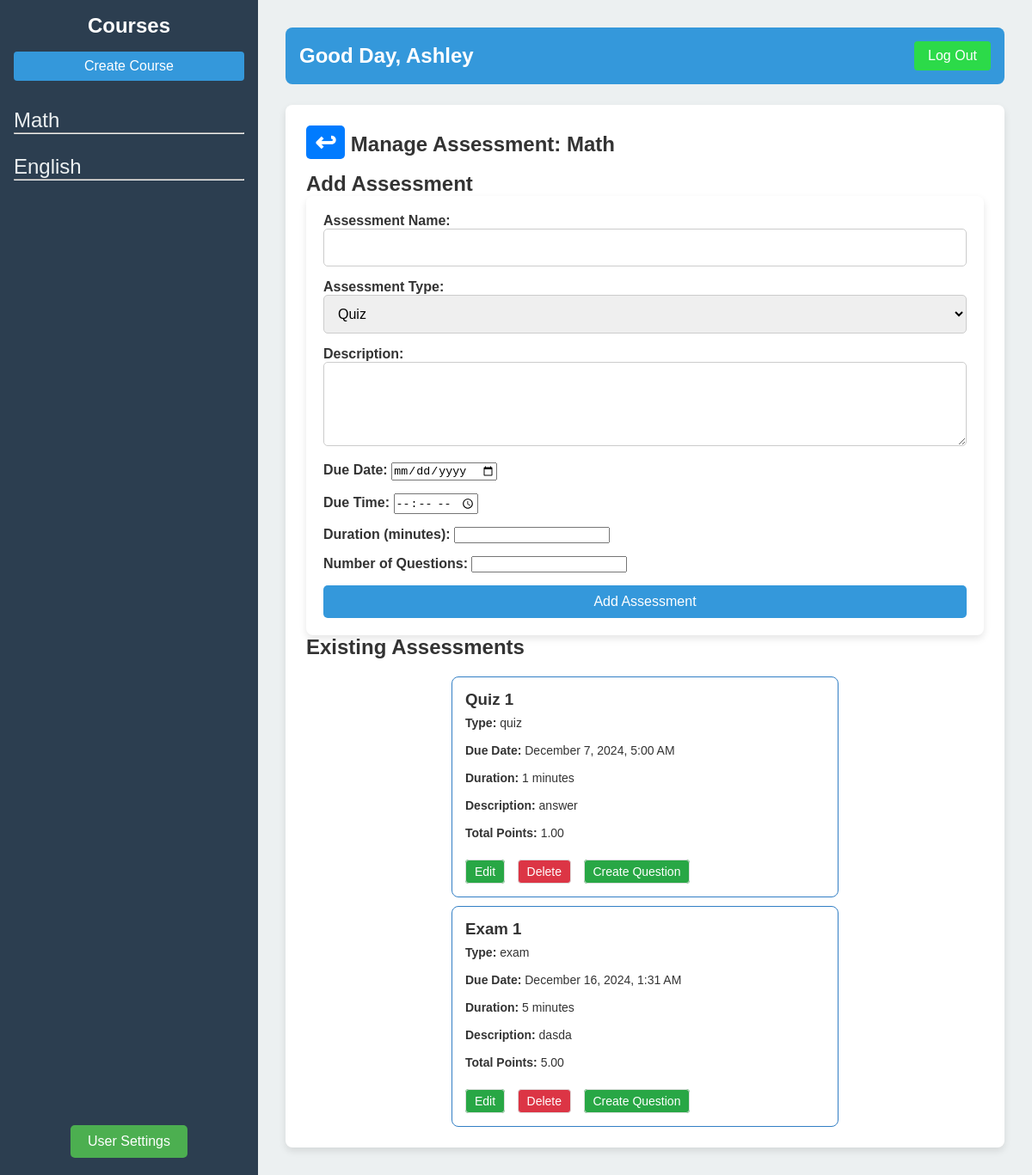
Page /Dashboard/Teacher Dash/Functionalities/Assessment/create_assessment.php?course_id=1 (signed in) on the committed database.
### tables this page shows
CREATE TABLE `courses` (
  `course_id` int(11) NOT NULL,
  `course_name` varchar(100) NOT NULL,
  `teacher_id` int(11) NOT NULL,
  `assignment_weight` decimal(5,2) NOT NULL,
  `quiz_weight` decimal(5,2) NOT NULL,
  `exam_weight` decimal(5,2) NOT NULL
);

CREATE TABLE `users` (
  `user_id` int(11) NOT NULL,
  `first_name` varchar(50) NOT NULL,
  `last_name` varchar(50) NOT NULL,
  `username` varchar(50) NOT NULL,
  `email` varchar(255) NOT NULL,
  `password` varchar(255) NOT NULL,
  `role` enum('teacher','student') NOT NULL,
  `created_at` timestamp NOT NULL DEFAULT current_timestamp(),
  `reset_code` varchar(6) DEFAULT NULL,
  `reset_expiry` datetime DEFAULT NULL
);

CREATE TABLE `assessments` (
  `assessment_id` int(11) NOT NULL,
  `course_id` int(11) NOT NULL,
  `assessment_name` varchar(255) NOT NULL,
  `assessment_type` enum('quiz','exam') NOT NULL,
  `description` text DEFAULT NULL,
  `due_date` datetime NOT NULL,
  `duration_minutes` int(11) NOT NULL,
  `total_points` decimal(5,2) DEFAULT NULL,
  `upload_date` timestamp NOT NULL DEFAULT current_timestamp(),
  `question_count` int(11) NOT NULL
);

### db.php (called while the page is built, shortened)
<?php
class Database{
    private $host = 'localhost';
    private $db_name = 'lms';
    private $username = 'root';
    private $password = '';
    public $conn;
    public function __construct() {
        $this->conn = new mysqli($this->host, $this->username, $this->password, $this->db_name);
    }
    public function getConnection(){
        return $this->conn;
    }
}
?>

### Dashboard/Classes/Dashboard.php (called while the page is built, shortened)
<?php
require_once 'crud.php';
class Dashboard
{
    private $crud;
    public function __construct()
    {
        $this->database = new Database();
        $this->conn =  $this->database->getConnection();
        $this->crud = new Crud($this->conn);
    }
    public function getUsername($user_id)
    {
        return $this->crud->readSingleRow(
            'SELECT first_name FROM users WHERE user_id = ?',
            [$user_id],
            'i'
        )['first_name'];
    }
    public function getCourses($teacher_id)
    {
        return $this->crud->readAllRows(
            'SELECT * FROM courses WHERE teacher_id = ?',
            [$teacher_id],
            'i'
        );
    }
    public function getCourseDetails($course_id)
    {
        return $this->crud->readAllRows(
            'SELECT * FROM courses WHERE course_id = ?',
            [$course_id],
            'i'
        );
    }
}

### Dashboard/Classes/crud.php (called while the page is built, shortened)
<?php
require_once $_SERVER['DOCUMENT_ROOT'] . '/FinalProj/db.php';
class Crud
{
    private $conn;
    public function __construct($connection)
    {
        $this->conn = $connection;
    }
    public function readSingleRow($query, $params, $paramTypes)
    {
        $stmt = $this->conn->prepare($query);
        $stmt->bind_param($paramTypes, ...$params);
        $stmt->execute();
        return $stmt->get_result()->fetch_assoc();
    }
    public function readAllRows($query, $params, $paramTypes)
    {
        $stmt = $this->conn->prepare($query);
        $stmt->bind_param($paramTypes, ...$params);
        $stmt->execute();
        return $stmt->get_result();
    }
}
?>

### Dashboard/Classes/Assessment.php (called while the page is built, shortened)
<?php
require_once 'crud.php';
class Assessment
{
    private $conn;
    public function __construct()
    {
        $this->database = new Database();
        $this->conn = $this->database->getConnection();
    }
    public function getQuestions($assessment_id)
    {
        $sql = "SELECT * FROM assessment_questions WHERE assessment_id = ? ORDER BY question_order";
        $stmt = $this->conn->prepare($sql);
        $stmt->bind_param("i", $assessment_id);
        $stmt->execute();
        return $stmt->get_result()->fetch_all(MYSQLI_ASSOC);
    }
    public function fetchAssessment($course_id)
    {
        $query = "SELECT * FROM assessments WHERE course_id = ? ORDER BY due_date ASC";
        $stmt = $this->conn->prepare($query);
        $stmt->bind_param('i', $course_id);
        $stmt->execute();
        $result = $stmt->get_result();
        $assessments = [];
        while ($row = $result->fetch_assoc()) {
            $assessments[] = $row;
        }
        return $assessments;
    }
}

### Dashboard/Teacher Dash/Functionalities/Assessment/create_assessment.php (the view, shortened to what this page needs)
<?php
require_once $_SERVER['DOCUMENT_ROOT'] . '/FinalProj/db.php';
require_once $_SERVER['DOCUMENT_ROOT'] . '/FinalProj/Dashboard/Classes/Dashboard.php';
require_once $_SERVER['DOCUMENT_ROOT'] . '/FinalProj/Dashboard/Classes/Assessment.php';
$teacherDash = new Dashboard();
$assessment = new Assessment();
$user_id = $_SESSION['user_id'];
$teacher_name = htmlspecialchars($teacherDash->getUsername($user_id));
$courses = $teacherDash->getCourses($user_id);
$course_id = isset($_GET['course_id']) ? $_GET['course_id'] : null;
$course_details = null;
$assessments = [];
if ($course_id) {
    $stmt = $teacherDash->getCourseDetails($course_id);
    $course_details = $stmt->fetch_assoc();
    $assessments = $assessment->fetchAssessment($course_id);
}
?>
<!DOCTYPE html>
<html lang="en">
<head>
    <link rel="stylesheet" href="style.css">
</head>
<body>
    <div class="dashboard">
        <?php include '../../Includes/sidebar.php'; ?>
        <main class="main-content">
            <?php include '../../Includes/header.php'; ?>
            <section id="course-details" class="section">
                <?php if ($course_details): ?>
                    <h1>
                        <a href="../../index.php?course_id=<?php echo $course_id; ?>" class="back-button">&#8617;</a>
                        Manage Assessment: <?php echo htmlspecialchars($course_details['course_name']); ?>
                    </h1>
                    <div class="form-section">
                        <h2>Add Assessment</h2>
                        <form action="" method="POST" class="assessment">
                            <div class="form-group">
                                <label for="assessment_name"><strong>Assessment Name:</strong></label>
                                <input type="text" id="assessment_name" name="assessment_name" required>
                            </div>
                            <div class="form-group">
                                <label for="assessment_type"><strong>Assessment Type:</strong></label>
                                <select id="assessment_type" name="assessment_type" required>
                                    <option value="quiz">Quiz</option>
                                </select>
                            </div>
                            <div class="form-group">
                                <label for="description"><strong>Description:</strong></label>
                                <textarea id="description" name="description" rows="4"></textarea>
                            </div>
                            <div class="form-group">
                                <label for="due_date"><strong>Due Date:</strong></label>
                                <input type="date" id="due_date" name="due_date" required>
                            </div>
                            <div class="form-group">
                                <label for="due_time"><strong>Due Time:</strong></label>
                                <input type="time" id="due_time" name="due_time" required>
                            </div>
                            <div class="form-group">
                                <label for="duration_minutes"><strong>Duration (minutes):</strong></label>
                                <input type="number" id="duration_minutes" name="duration_minutes" step="1" min="0" required>
                            </div>
                            <div class="form-group">
                                <label for="question_count"><strong>Number of Questions:</strong></label>
                                <input type="number" id="question_count" name="question_count" min="1" required>
                            </div>
                            <button type="submit" class="submit-btn">Add Assessment</button>
                        </form>
                    </div>
                    <div class="existing-assessments">
                        <h2>Existing Assessments</h2>
                        <?php if (!empty($assessments)): ?>
                            <div class="assessment-grid">
                                <?php foreach ($assessments as $asses): ?>
                                    <div class="assessment-card">
                                        <h3><?php echo htmlspecialchars($asses['assessment_name']); ?></h3>
                                        <p class="type">
                                            <strong>Type:</strong>
                                            <?php echo htmlspecialchars($asses['assessment_type']); ?>
                                        </p>
                                        <p class="due-date">
                                            <strong>Due Date:</strong>
                                            <?php
                                            if (!empty($asses['due_date'])) {
                                                echo date('F j, Y, g:i A', strtotime($asses['due_date']));
                                            } else {
                                                echo '<span class="no-due-date">Not Set</span>';
                                            }
                                            ?>
                                        </p>
                                        <p class="duration">
                                            <strong>Duration: </strong>
                                            <?php
                                            if (!empty($asses['duration_minutes'])) {
                                                $duration_minutes = (int)$asses['duration_minutes'];
                                                $hours = floor($duration_minutes / 60);
                                                $minutes = $duration_minutes % 60;
                                                echo $hours > 0 ? "{$hours} hours {$minutes} minutes" : "{$minutes} minutes";
                                            } else {
                                                echo '<span class="no-duration">Duration not set</span>';
                                            }
                                            ?>
                                        </p>
                                        <p class="description">
                                            <strong>Description:</strong>
                                            <?php echo !empty($asses['description'])
                                                ? htmlspecialchars($asses['description'])
                                                : '<span class="no-description">No description provided</span>'; ?>
                                        </p>
                                        <p class="grade">
                                            <strong>Total Points:</strong>
                                            <?php
                                            $total_points = 0;
                                            $questions = $assessment->getQuestions($asses['assessment_id']);
                                            foreach ($questions as $question) {
                                                $total_points += $question['points'];
                                            }
                                            echo number_format($total_points, 2);
                                            ?>
                                        </p>
                                        <div class="assessment-actions">
                                            <a href="edit_assessment.php?assessment_id=<?php echo $asses['assessment_id']; ?>&course_id=<?php echo $course_id; ?>"
                                               class="edit-btn">Edit</a>
                                            <form action="delete_assessment.php" method="POST"
                                                  onsubmit="return confirm('Are you sure you want to delete this assessment?');"
                                                  style="display:inline;">
                                                <button type="submit" class="delete-btn">Delete</button>
                                            </form>
                                            <a href="create_question.php?assessment_id=<?php echo $asses['assessment_id']; ?>&course_id=<?php echo $course_id; ?>"
                                               class="edit-btn">Create Question</a>
                                        </div>
                                    </div>
                                <?php endforeach; ?>
                            </div>
                        <?php else: ?>
                            <p class="no-assessment">No assessments available for this course.</p>
                        <?php endif; ?>
                    </div>
                <?php else: ?>
                    <p>Select a course to manage assessment.</p>
                <?php endif; ?>
            </section>
        </main>
    </div>
</body>
</html>

### Dashboard/Teacher Dash/Includes/sidebar.php
<aside class="sidebar">
    <h2>Courses</h2>
    <div class="create-course">
        <a href="/FinalProj/Dashboard/Teacher Dash/Functionalities/Course/create_course.php">Create Course</a>
    </div>
    <nav>
        <ul>
            <?php while ($row = $courses->fetch_assoc()) { ?>
                <li>
                    <a href="<?php echo '/FinalProj/Dashboard/Teacher Dash/index.php?course_id=' . htmlspecialchars($row['course_id']); ?>">
                        <?php echo htmlspecialchars($row['course_name']); ?>
                    </a>
                    <hr>
                </li>
            <?php } ?>
        </ul>
    </nav>
    <div class="user-settings">
        <a href="/FinalProj/Dashboard/Teacher Dash/Functionalities/UserSettings/user_settings.php">User Settings</a>
    </div>
</aside>

### Dashboard/Teacher Dash/Includes/header.php
<header class="header">
    <div class="user-info">
        <h1>Good Day, <?php echo htmlspecialchars($teacher_name); ?></h1>
    </div>
    <a href="/FinalProj/Authentication/logout.php" class="logout">Log Out</a>
</header>

### rows in the picture
courses: course_name "Math"
courses: course_name "English"
users: first_name "Ashley"
assessments: assessment_name "Quiz 1", assessment_type "quiz", due_date "December 7, 2024, 5:00 AM", duration_minutes "1", description "answer", total_points "1.00"
assessments: assessment_name "Exam 1", assessment_type "exam", due_date "December 16, 2024, 1:31 AM", duration_minutes "5", description "dasda", total_points "5.00"
